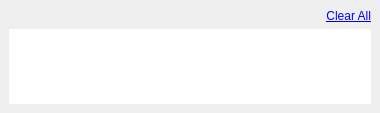
<?xml version="1.0" encoding="UTF-8"?>
<ui version="4.0">
 <class>HoverAwareQWindow</class>
 <widget class="QMainWindow" name="HoverAwareQWindow">
  <property name="geometry">
   <rect>
    <x>0</x>
    <y>0</y>
    <width>380</width>
    <height>113</height>
   </rect>
  </property>
  <property name="windowTitle">
   <string>Notification Window</string>
  </property>
  <property name="autoFillBackground">
   <bool>false</bool>
  </property>
  <widget class="QWidget" name="_centralWgt">
   <layout class="QVBoxLayout" name="verticalLayout">
    <item>
     <widget class="QLabel" name="_clearAllLabel">
      <property name="text">
       <string>&lt;a href=&quot;/ddlcplus/&quot;&gt;Clear All&lt;/a&gt;</string>
      </property>
      <property name="textFormat">
       <enum>Qt::RichText</enum>
      </property>
      <property name="alignment">
       <set>Qt::AlignRight|Qt::AlignTrailing|Qt::AlignVCenter</set>
      </property>
      <property name="openExternalLinks">
       <bool>false</bool>
      </property>
     </widget>
    </item>
    <item>
     <widget class="QListWidget" name="_notificationListContainer">
      <property name="contextMenuPolicy">
       <enum>Qt::CustomContextMenu</enum>
      </property>
      <property name="frameShape">
       <enum>QFrame::NoFrame</enum>
      </property>
      <property name="editTriggers">
       <set>QAbstractItemView::NoEditTriggers</set>
      </property>
      <property name="isWrapping" stdset="0">
       <bool>false</bool>
      </property>
      <property name="resizeMode">
       <enum>QListView::Adjust</enum>
      </property>
      <property name="wordWrap">
       <bool>true</bool>
      </property>
     </widget>
    </item>
   </layout>
  </widget>
 </widget>
 <resources/>
 <connections/>
</ui>
